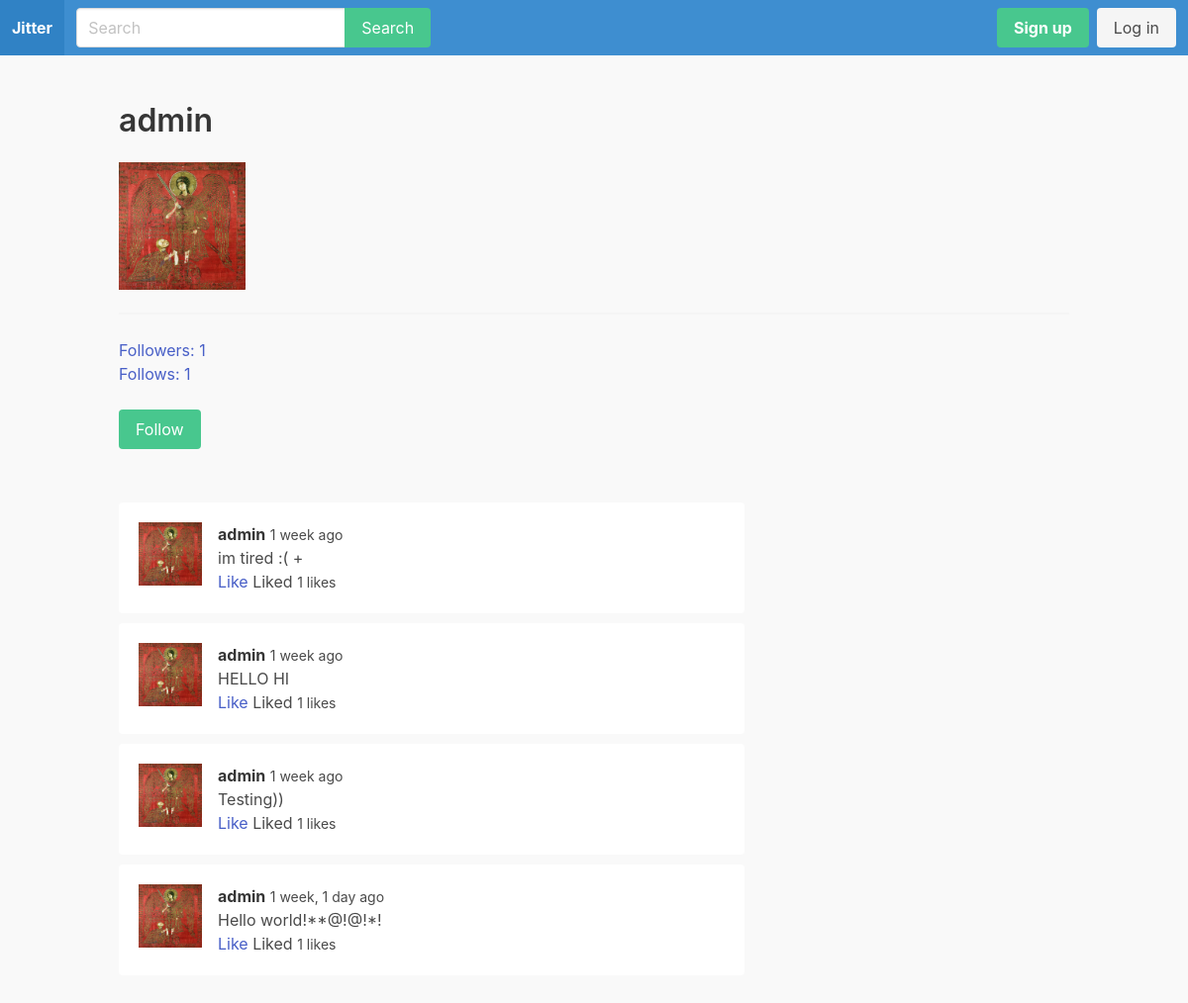
Before: /u/admin/ with the older database file.
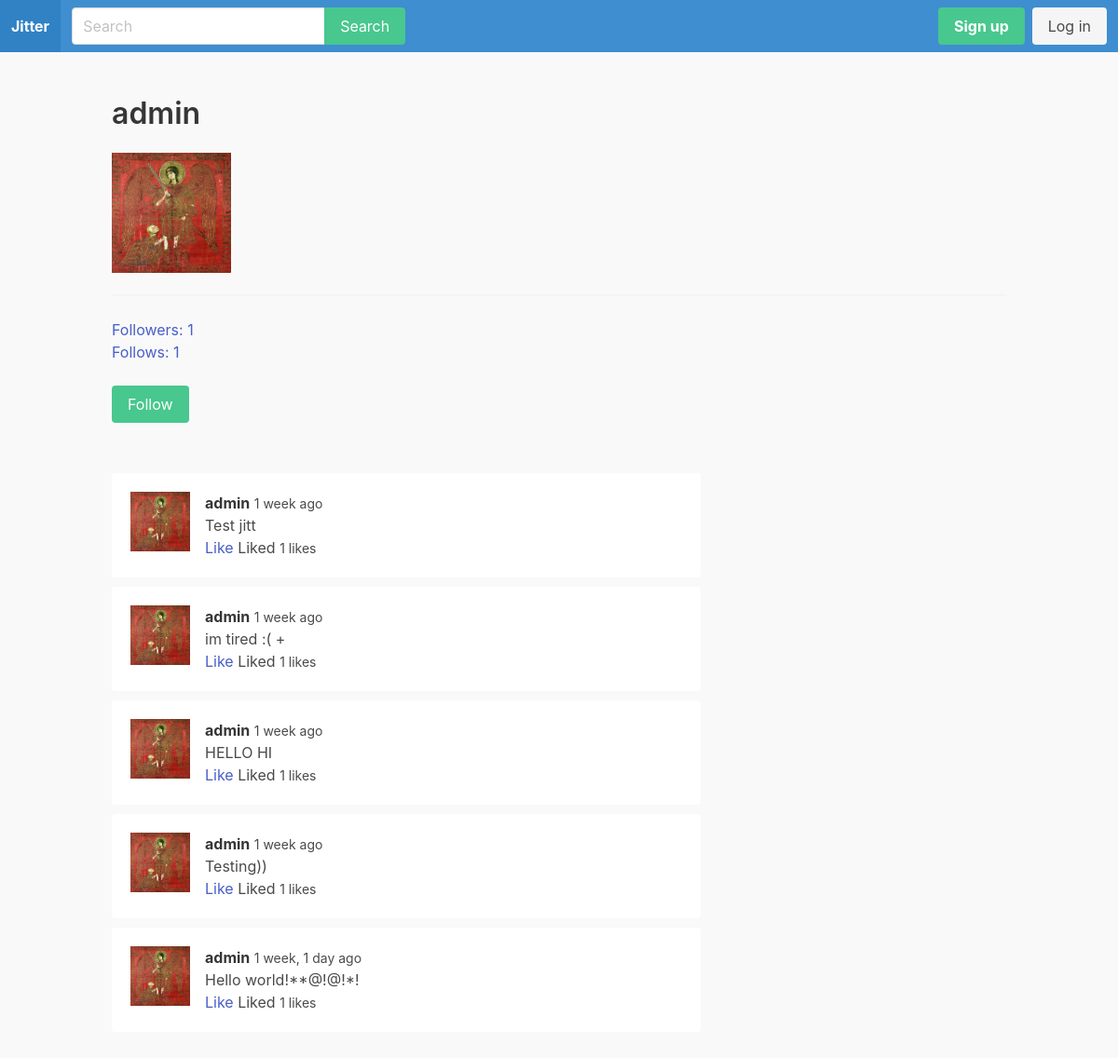
After: the same page with the newer database file.
### apps/feed/models.py (models this page shows)
class Jitt(models.Model):
    body = models.CharField(max_length=255)
    created_by = models.ForeignKey(User, related_name="jitts", on_delete=models.CASCADE)
    created_at = models.DateTimeField(auto_now_add=True)
    class Meta:
        ordering = ('-created_at',)

### apps/jitterprofile/models.py (models this page shows)
class JitterProfile(models.Model):
    user = models.OneToOneField(User, on_delete=models.CASCADE)
    follow = models.ManyToManyField('self', related_name='followed_by', symmetrical=False)
    avatar = models.ImageField(upload_to='uploads/', blank=True, null=True)

### apps/jitterprofile/views.py (the view)
# urls.py: path('u/<str:username>/', jitterprofile ,name='jitterprofile'),
def jitterprofile(request, username):
    user = get_object_or_404(User, username=username)
    jitts = user.jitts.all()
    for jitt in jitts:
        likes = jitt.likes.filter(created_by_id=request.user.id)
        if likes.count()>0:
            jitt.liked = True
        else:
            jitt.liked = False
    context = {
        'user': user,
        'jitts': jitts
    }
    return render(request, 'jitterprofile/jitterprofile.html', context)

### apps/jitterprofile/templates/jitterprofile/jitterprofile.html (shortened to what this page needs)
{% extends 'core/base.html' %}
{% load humanize %}
{% block content %}
<div class="container" id="jitterprofileapp">
    <div class="columns">
        <div class="column is-12">
            <h1 class="title">{{user.username}}</h1>
            {% if user.jitterprofile.avatar %}
                <figure class="image is-128x128">
                    <img src="{{ user.jitterprofile.avatar.url }}" alt="avatar">
                </figure>
            {% endif %}
            <hr>
            <p><a href="{% url 'followers' user.username %}">Followers: {{user.jitterprofile.followed_by.count}}</a></p>
            <p><a href="{% url 'follows' user.username %}">Follows: {{user.jitterprofile.follow.count}}</a></p>
            <br>
            {% if user != request.user %}
                {% if request.user.jitterprofile in user.jitterprofile.followed_by.all %}
                    <a href="{% url 'unfollow_jitter' user.username %}" class="button is-danger">Unfollow</a>
                {% else %}
                    <a href="{% url 'follow_jitter' user.username %}" class="button is-success">Follow</a>
                {% endif %}
            {% endif %}
        </div>
    </div>
    <div class="columns">
        <div class="column is-8">
            <div class="wrapper-jitts">
                {% for jitt in jitts %}
                    <div class="jitt">
                        <article class="media">
                            <figure class="media-left">
                                <p class="image is-64x64">
                                    {% if user.jitterprofile.avatar %}
                                        <img src="{{ user.jitterprofile.avatar.url }}" alt="avatar">
                                    {% endif %}
                                </p>
                            </figure>
                            <div class="media-content">
                                <div class="content">
                                    <p><strong>{{jitt.created_by.username}}</strong>
                                    <small>{{ jitt.created_at|naturaltime}}</small>
                                    <br>
                                    {{ jitt.body }}
                                    <br>
                                    <a @click="likeJitt({{jitt.id}})" v-if="!liked_jitts.includes({{jitt.id}})">Like</a>
                                    <span v-if="liked_jitts.includes({{jitt.id}})">Liked</span>
                                    <small id="likes-{{jitt.id}}">{{jitt.likes.count}} likes</small>
                                    </p>
                                </div>
                            </div>
                        </article>
                    </div>
                {% endfor %}
            </div>
        </div>
    </div>
</div>
{% endblock %}

Changed rows visible on the page:
added Jitt: jitterprofile.avatar (picture), created_by.username "admin", created_at "1 week ago", body "Test jitt", likes.count "1"
